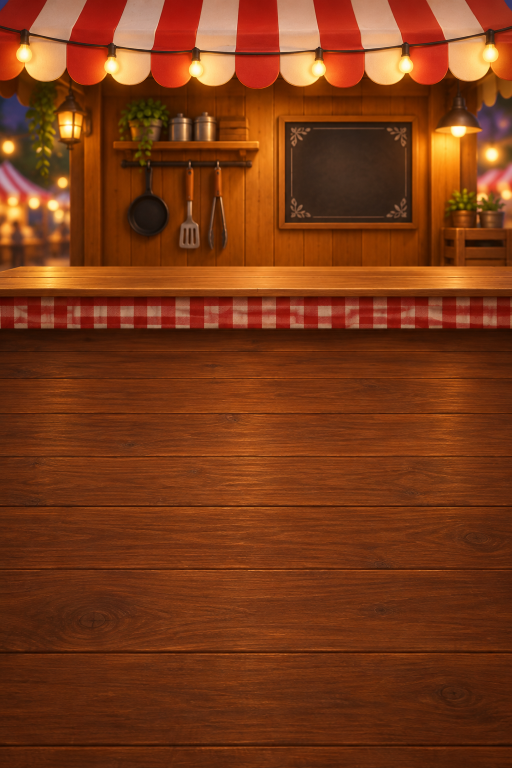
#> input picture ArtSource/Board/background.png, 1024 x 1536 px, found by its file name (shown at 1/2 size)
$ python compose.py
#> lines starting #> are read from the running program, lines starting #| are printed output that depends on the picture
# Builds Grill-Sort-Mockup.png (1080x1920) from the game-ready assets only.
# Run from grill-mockup/source:  python compose.py
from PIL import Image, ImageDraw, ImageFilter, ImageFont, ImageEnhance

R = ".."
W, H = 1080, 1920
FONT = "fonts/Fredoka-Bold.ttf"
def font(s): return ImageFont.truetype(FONT, s)
def A(path): return Image.open(f"{R}/{path}").convert("RGBA")
#> called with path = 'board/background.png'

def fit(im, w=None, h=None):
    s = (w / im.width) if w else (h / im.height)
    return im.resize((max(1, round(im.width * s)), max(1, round(im.height * s))), Image.LANCZOS)

def put(canvas, im, cx, cy, w=None, h=None, opacity=1.0):
    im = fit(im, w, h)
    if opacity < 1:
        a = im.getchannel("A").point(lambda v: int(v * opacity)); im.putalpha(a)
    canvas.alpha_composite(im, (round(cx - im.width / 2), round(cy - im.height / 2)))
    return im

def shadow(canvas, box, blur, alpha):
    layer = Image.new("RGBA", canvas.size, (0, 0, 0, 0))
    ImageDraw.Draw(layer).ellipse(box, fill=(20, 8, 0, alpha))
    canvas.alpha_composite(layer.filter(ImageFilter.GaussianBlur(blur)))

def rshadow(canvas, box, r, blur, alpha):
    layer = Image.new("RGBA", canvas.size, (0, 0, 0, 0))
    ImageDraw.Draw(layer).rounded_rectangle(box, r, fill=(20, 8, 0, alpha))
    canvas.alpha_composite(layer.filter(ImageFilter.GaussianBlur(blur)))

def glow(canvas, cx, cy, rx, ry, color, alpha):
    layer = Image.new("RGBA", canvas.size, (0, 0, 0, 0))
    ImageDraw.Draw(layer).ellipse((cx - rx, cy - ry, cx + rx, cy + ry), fill=color + (alpha,))
    canvas.alpha_composite(layer.filter(ImageFilter.GaussianBlur(rx * 0.35)))

def text(canvas, xy, s, size, fill=(255, 255, 255), stroke=(78, 38, 16), sw=6, anchor="mm"):
    d = ImageDraw.Draw(canvas)
    d.text(xy, s, font=font(size), fill=fill, stroke_width=sw, stroke_fill=stroke, anchor=anchor)

def badge(canvas, cx, cy, n, color=(232, 52, 52)):
    d = ImageDraw.Draw(canvas)
    d.ellipse((cx - 30, cy - 30, cx + 30, cy + 30), fill=(255, 255, 255))
    d.ellipse((cx - 24, cy - 24, cx + 24, cy + 24), fill=color)
    text(canvas, (cx, cy - 1), str(n), 32, sw=0)

# ---------- background (cover-fit 1024x1536 -> 1080x1920)
bg = A("board/background.png")
s = max(W / bg.width, H / bg.height)
#> s = 1.25
bg = bg.resize((round(bg.width * s), round(bg.height * s)), Image.LANCZOS)
bg = bg.crop(((bg.width - W) // 2, 0, (bg.width - W) // 2 + W, H))
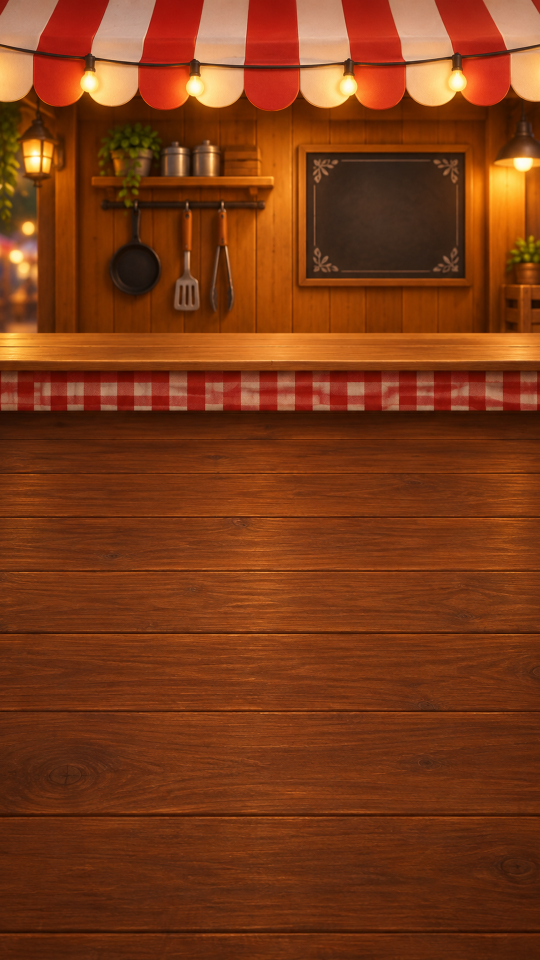
#> bg: PIL image 1080x1920 RGBA (shown at 1/2 size); mean R, G, B, A 124.6, 57.9, 22.3, 255
C = bg.copy()
COUNTER_Y = round(528 * s)  # top of the counter in the background
#> COUNTER_Y = 660

# ---------- customers (standing behind the counter) + order bubbles
food = {n: A(f"food/{n}.png") for n in
        ["salmon", "sausage", "pineapple", "squid", "beef", "zucchini", "shrimp", "bacon", "potato", "halloumi"]}
#> (the run stopped early here; a loop or call above may not have finished)

$ run again, with ArtSource/Cartoon/grilledV5/cut/bacon.png copied over ArtSource/Board/background.png
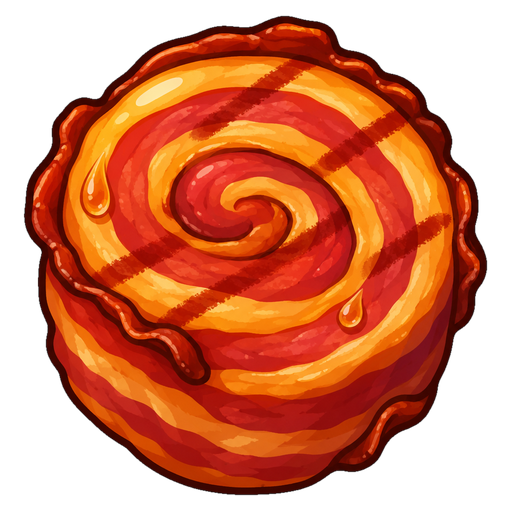
#> input picture ArtSource/Cartoon/grilledV5/cut/bacon.png, 512 x 512 px, found by its file name
#> in A, returned value is the input picture: PIL image 512x512 RGBA; mean R, G, B, A 123.4, 43.2, 13.2, 162.9
#> `bg = bg.crop(((bg.width - W) // 2, 0, (bg.width - W) // 2 + W, H))`:
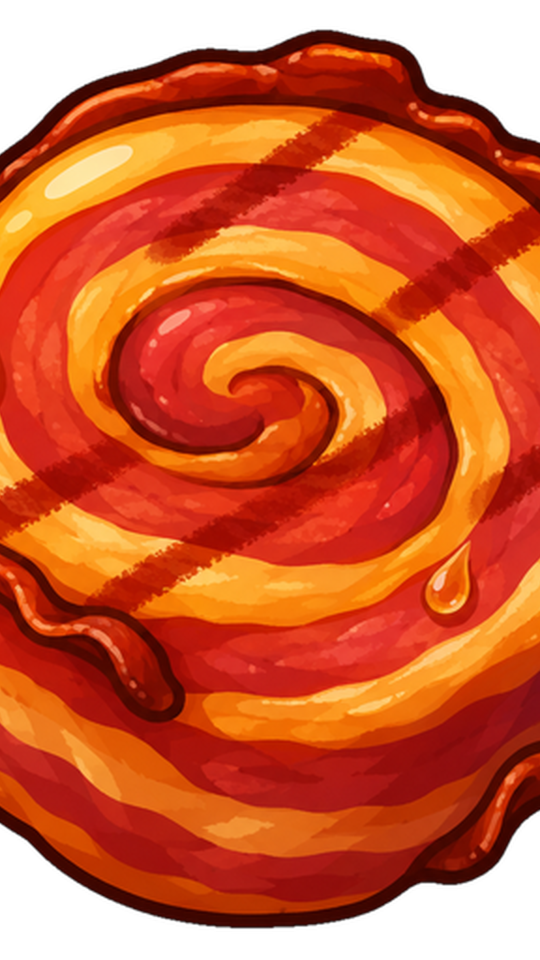
#> bg: PIL image 1080x1920 RGBA (shown at 1/2 size); mean R, G, B, A 170.8, 59.1, 18.8, 217.7; transparent parts drawn white
